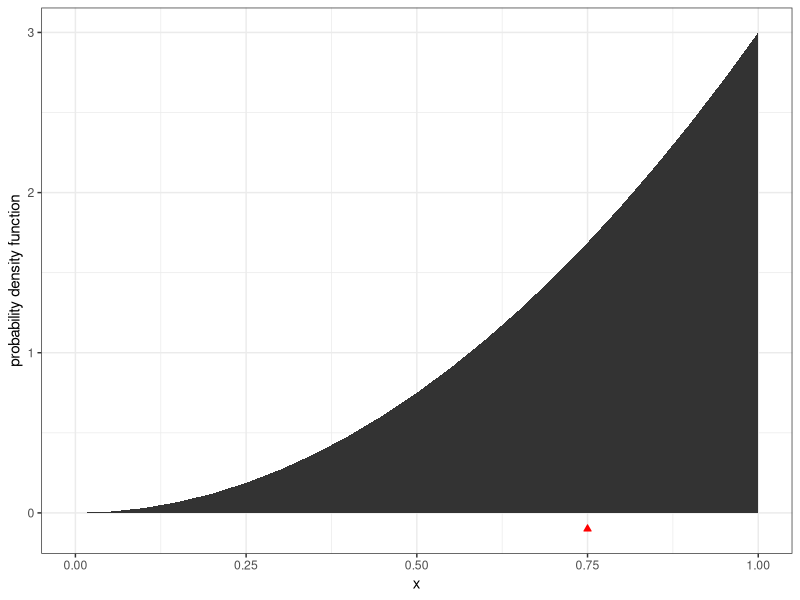
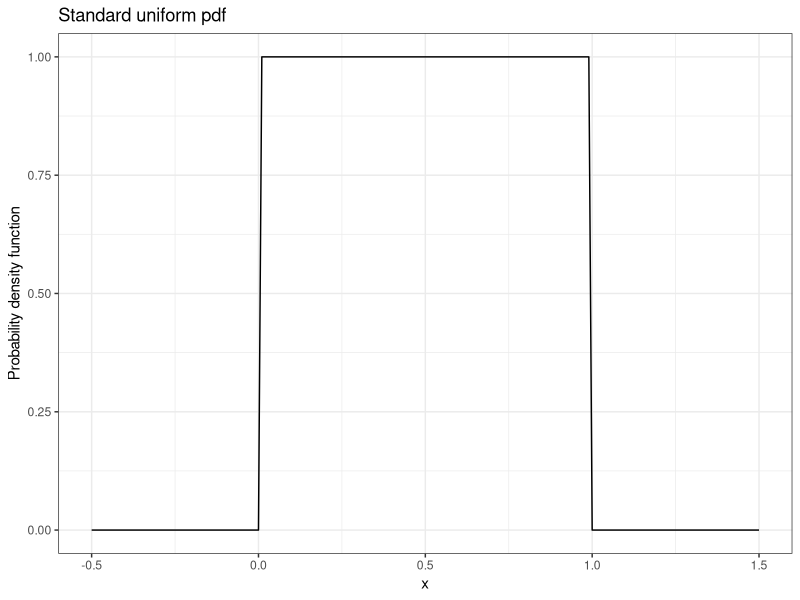
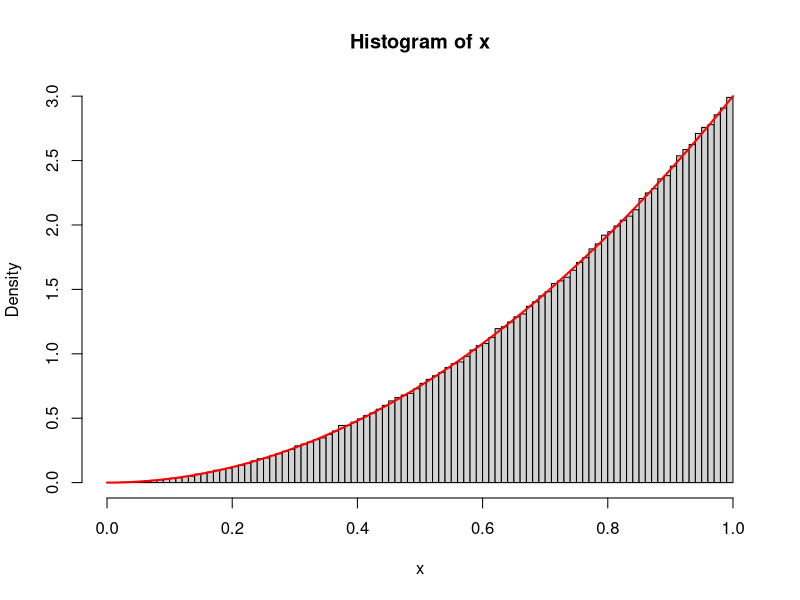
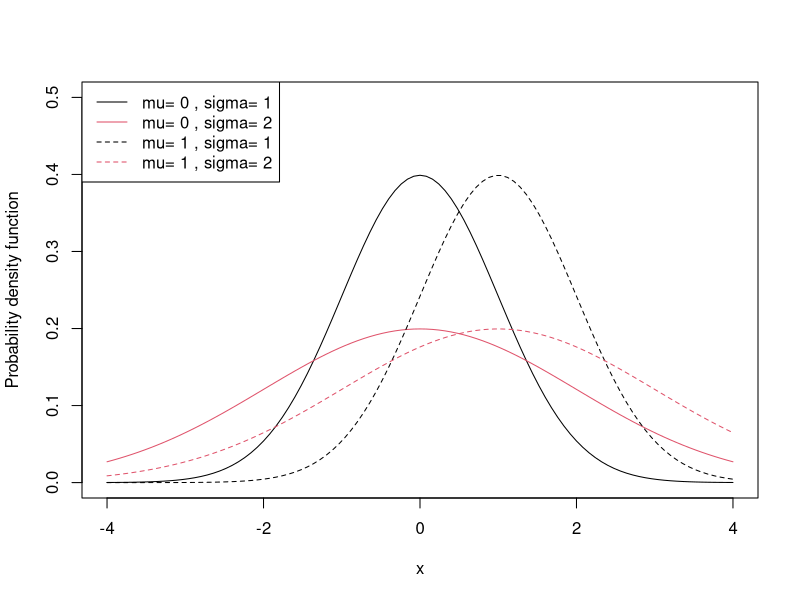

These figures' R source, in order:
## ----libraries, message=FALSE, warning=FALSE, cache=FALSE--------------------------------------------------------------------
library("dplyr")
library("ggplot2")


## ----set_seed----------------------------------------------------------------------------------------------------------------
set.seed(2)


## ----center_of_mass, fig.height=4, out.width = "\\textwidth"-----------------------------------------------------------------
d <- data.frame(x = seq(0,1,by=0.05)) %>%
  mutate(y = 3*x^2)


ggplot(d, aes(x, ymin = 0, ymax = y)) + 
  geom_ribbon() +
  geom_point(data = data.frame(x = .75, y = -0.1), aes(x,y), 
             shape = 24, color = 'red', fill = 'red') + 
  labs(y = "probability density function") +
  theme_bw()


## ----out.width = "\\textwidth", fig.height = 3.5-----------------------------------------------------------------------------
d = data.frame(x = seq(-0.5, 1.5, by=0.01)) %>%
  dplyr::mutate(pdf = 1 * (x>0) * (x < 1),
                cdf = x,
                cdf = ifelse(x<0, 0, x),
                cdf = ifelse(x>1, 1, x))

ggplot(d, aes(x, pdf)) +
  geom_line() +
  labs(title ="Standard uniform pdf", x = "x", y = "Probability density function") + 
  theme_bw()


## ----echo=TRUE---------------------------------------------------------------------------------------------------------------
inverse_cdf = function(u) u^(1/3)
x = inverse_cdf(runif(1e6))
mean(x)
var(x); 3/80


## ----out.width="\\textwidth"-------------------------------------------------------------------------------------------------
hist(x, 100, prob = TRUE)
curve(3*x^2, col='red', add = TRUE, lwd=2)


## ----out.width="\\textwidth"-------------------------------------------------------------------------------------------------
d = data.frame(mu = c(0,0,1,1), sigma = c(1,2,1,2))
d$legend_name = paste("mu=", d$mu, ", sigma=", d$sigma)
plot(0,0, type = "n", xlim = c(-4,4), ylim = c(0,0.5), xlab = "x", 
     ylab = "Probability density function")
for (i in 1:nrow(d)) {
	mu = d$mu[i]; sigma = d$sigma[i]
	curve(dnorm(x, mu, sigma), add = TRUE, lty = mu+1, col = sigma)
}
legend("topleft", legend = d$legend_name,
			 lty = d$mu+1, col = d$sigma)


## ----echo=TRUE---------------------------------------------------------------------------------------------------------------
pnorm(1.5) # default is mean=0, sd=1


## ----echo=TRUE---------------------------------------------------------------------------------------------------------------
1-pnorm((18-15)/2)         # by standardizing
1-pnorm(18, mean = 15, sd = 2) # using the mean and sd arguments


## ----echo = TRUE-------------------------------------------------------------------------------------------------------------
mu = 5.3
sigma = 0.1

1-diff(pnorm(c(5,6), mean = mu, sd = sigma))
